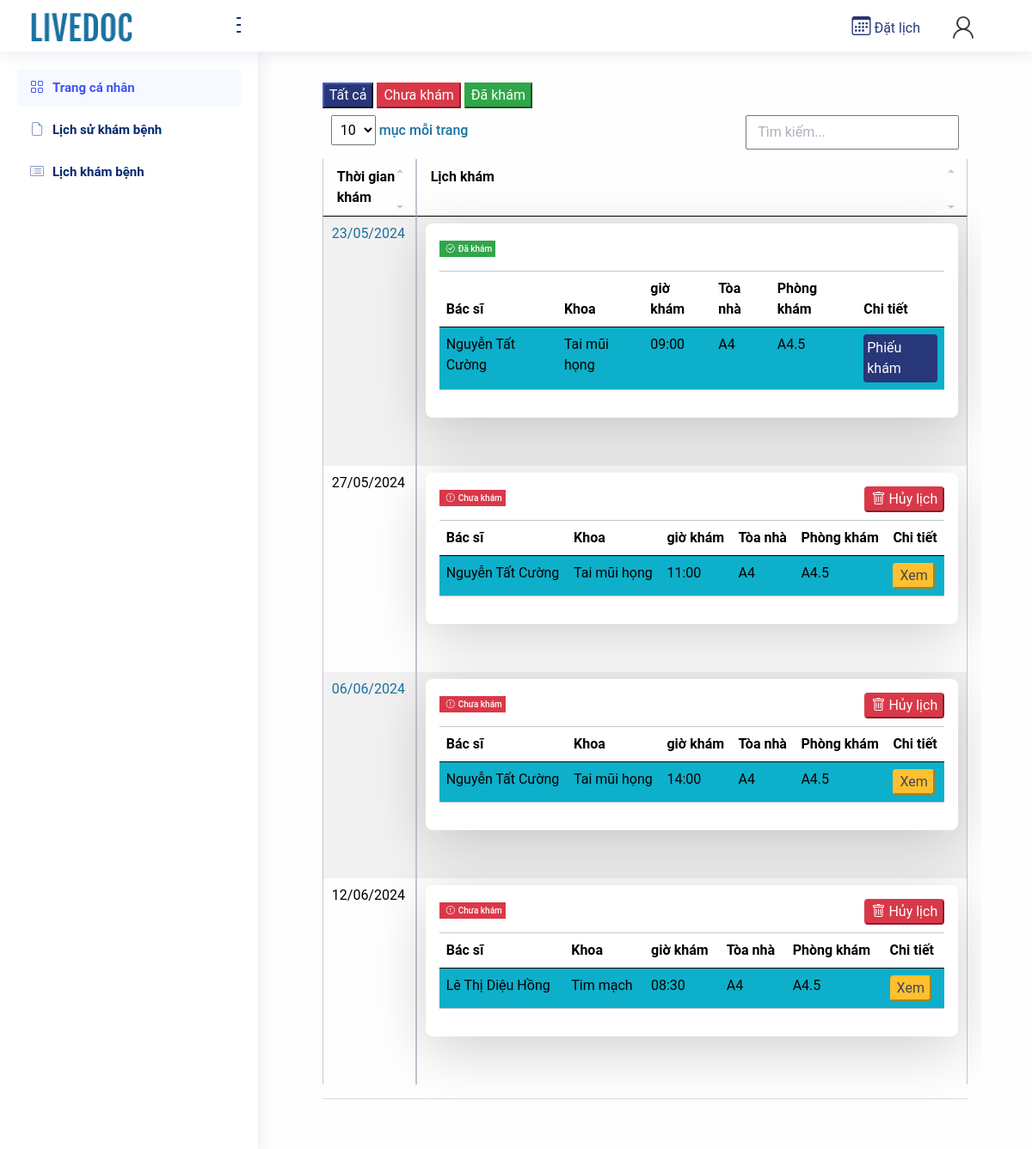
Screenshot of /Personal/listAppointment (signed in) with the database file from the repository.
### tables this page shows
CREATE TABLE `patient` (
  `id_patient` int(11) NOT NULL COMMENT 'id bệnh nhân',
  `full_name` varchar(50) NOT NULL COMMENT 'Họ tên bệnh nhân',
  `email` varchar(50) NOT NULL COMMENT 'Email bệnh nhân',
  `password` varchar(225) NOT NULL COMMENT 'Mật khẩu bệnh nhân',
  `phone` varchar(10) NOT NULL COMMENT 'Số điện thoại bệnh nhân',
  `address` varchar(225) NOT NULL COMMENT 'Địa chỉ bệnh nhân',
  `birthday` date DEFAULT NULL COMMENT 'Ngày sinh bệnh nhân',
  `gender` varchar(20) NOT NULL COMMENT 'Giới tính bệnh nhân',
  `image` varchar(225) DEFAULT 'user_account.png' COMMENT 'Ảnh bệnh nhân',
  `blood_group` varchar(10) DEFAULT NULL COMMENT 'Nhóm máu',
  `weight` int(11) DEFAULT NULL COMMENT 'cân nặng',
  `height` int(11) DEFAULT NULL COMMENT 'chiều cao',
  `BMI` float DEFAULT NULL COMMENT 'Chỉ số BMI',
  `id_role` int(11) NOT NULL,
  `status` int(11) NOT NULL DEFAULT 0 COMMENT 'Trạng thái tồn tại của tài khoản'
);

CREATE TABLE `appointment` (
  `id_appointment` int(11) NOT NULL COMMENT 'Cuộc hẹn ',
  `date` date NOT NULL DEFAULT current_timestamp() COMMENT 'Ngày hẹn',
  `hour` time NOT NULL,
  `describe_problem` varchar(225) DEFAULT NULL COMMENT 'mô tả vấn đề bệnh',
  `id_patient` int(11) NOT NULL,
  `id_staff` int(11) NOT NULL,
  `check` int(11) NOT NULL DEFAULT 0 COMMENT 'Trạng thái đã khám hay chưa'
);

CREATE TABLE `staff` (
  `id_staff` int(11) NOT NULL COMMENT 'id nhân viên',
  `full_name` varchar(50) NOT NULL COMMENT 'Họ tên nhân viên',
  `email` varchar(50) NOT NULL COMMENT 'Email nhân viên',
  `password` varchar(225) NOT NULL COMMENT 'Mật khẩu nhân viên',
  `phone` varchar(10) NOT NULL COMMENT 'Số điện thoại nhân viên',
  `birthday` date NOT NULL COMMENT 'Ngày sinh nhân viên',
  `gender` varchar(20) NOT NULL COMMENT 'Giới tính nhân viên',
  `image` varchar(225) DEFAULT 'user_account.png' COMMENT 'Ảnh nhân viên',
  `id_department` int(11) DEFAULT NULL COMMENT 'Chuyên khoa',
  `certificate` varchar(225) DEFAULT NULL COMMENT 'Bằng cấp',
  `experience` varchar(225) DEFAULT NULL COMMENT 'Kinh nghiệm làm việc',
  `description` varchar(225) DEFAULT NULL COMMENT 'Mô tả',
  `id_role` int(11) NOT NULL COMMENT 'Quyền nhân viên',
  `status` int(11) NOT NULL DEFAULT 1 COMMENT 'Trạng thái tồn tại của tài khoản'
);

CREATE TABLE `department` (
  `id_department` int(11) NOT NULL COMMENT 'id bộ phận',
  `department_name` varchar(50) NOT NULL COMMENT 'Tên bộ phận'
);

CREATE TABLE `medical_bill` (
  `id_record` int(11) NOT NULL COMMENT 'id hồ sơ bệnh án',
  `date_create` datetime NOT NULL COMMENT 'thời gian tạo hồ sơ',
  `advice` varchar(225) DEFAULT NULL COMMENT 'Lời dặn của BS',
  `diagnose` varchar(225) DEFAULT NULL COMMENT 'Chuẩn đoán bênh',
  `id_appointment` int(11) NOT NULL
);

### app/Core/Controller.php (called while the page is built, shortened)
<?php
class Controller extends Validate{
    public function view($view, $data=[]){
        extract($data);
        require_once "./app/Views/".$view.".php";
    }
}
?>

### app/Controllers/Personal.php (called while the page is built, shortened)
<?php
class Personal extends Controller
{
    private $model;
    private $data = [];
    public function __construct()
    {
        $this->model = $this->model('PersonalModel');
    }
    function listAppointment($check = '')
    {
        $appCheck = '';
        $id_patient = $_SESSION['is_login']['id_account'];
        $this->data['appointment'] = $this->model->getListAppointment("WHERE patient.id_patient = $id_patient $appCheck ");
        $this->data['medical_bill'] = $this->model->getListTable('medical_bill');
        $this->view("Personal/ListAppointment", $this->data);
    }
}

### index.php (called while the page is built, shortened)
<?php
$myApp = new App();
?>

### app/Core/Model.php (called while the page is built, shortened)
<?php
class Model extends Database
{
    protected $connect;
    public function __construct()
    {
        $p = new Database();
        $this->connect = $p->connect();
    }
    public function getListTable($tableName, $condition = '')
    {
        $query = "SELECT * FROM $tableName $condition";
        $result = mysqli_query($this->connect, $query);
        $data = array();
        if ($result && mysqli_num_rows($result) > 0) {
            while ($row = mysqli_fetch_assoc($result)) {
                $data[] = $row;
            }
        }
        return $data;
    }
}

### app/Core/Database.php (called while the page is built, shortened)
<?php
class Database
{
    function connect()
    {
        $connect = mysqli_connect('localhost', 'root', '', 'livedoc', 3366);
        mysqli_set_charset($connect, "utf8");
        return $connect;
    }
}
?>

### app/Models/PersonalModel.php (called while the page is built, shortened)
<?php
class PersonalModel extends Model
{
    public function getListAppointment($condition = '')
    {
        $query = "SELECT *,
        staff.full_name as fullNameStaff,
        patient.full_name as fullNamePatient,
        patient.email as emailPatient,
        patient.gender as genderPatient,
        patient.birthday as patientBirthday,
        patient.phone as patientPhone,
        appointment.date as appointmentDate,
        patient.image as patientImage,
        staff.full_name as staffFullname
        FROM patient
        INNER JOIN appointment ON patient.id_patient = appointment.id_patient
        INNER JOIN staff ON appointment.id_staff = staff.id_staff
        INNER JOIN department ON department.id_department = staff.id_department
         $condition";
        $result = mysqli_query($this->connect, $query);
        $data = array();
        if ($result && mysqli_num_rows($result) > 0) {
            while ($row = mysqli_fetch_assoc($result)) {
                $data[] = $row;
            }
        }
        return $data;
    }
}

### app/Views/Personal/ListAppointment.php (the view, shortened to what this page needs)
<?php
require './app/Views/inc/HeaderPersonal.php';
?>
<main id="main" class="main">
    <div class="container-fluid px-4 calendar">
        <div class="table-responsive p-3">
            <a href="<?php echo _WEB_ROOT ?>/Personal/listAppointment"><button class="btn-primary">Tất cả</button></a>
            <a href="<?php echo _WEB_ROOT ?>/Personal/listAppointment/0"><button class="btn-danger">Chưa
                    khám</button></a>
            <a href="<?php echo _WEB_ROOT ?>/Personal/listAppointment/1"><button class="btn-success">Đã
                    khám</button></a>
            <table class="table table table-striped table-hover table-bordered" id="dataTable">
                <thead>
                    <tr class="text-center">
                        <th><span>Thời gian khám</span></th>
                        <th>Lịch khám
                            &emsp;&emsp;&emsp;&emsp;&emsp;&emsp;&emsp;&emsp;&emsp;&emsp;&emsp;&emsp;&emsp;&emsp;&emsp;&emsp;&emsp;&emsp;&emsp;&emsp;&emsp;&emsp;&emsp;&emsp;&emsp;&emsp;&emsp;&emsp;&emsp;&emsp;&emsp;&emsp;&emsp;&emsp;&emsp;&emsp;&emsp;
                        </th>
                    </tr>
                </thead>
                <tbody>
                    <?php foreach ($appointment as $item) { ?>
                        <tr>
                            <td>
                                <span style="text-align: center;">
                                    <?php echo date("d/m/Y", strtotime($item['appointmentDate'])); ?>
                                </span>
                            </td>
                            <td>
                                <div class="container p-2 bg-body shadow-lg p-3 mb-5 bg-body rounded">
                                    <div class="border-bottom">
                                        <?php if ($item['check'] == 1) { ?>
                                            <span class="badge bg-success mb-3 p-1" style="font-size: 10px;">
                                                <i class="bi bi-check-circle m-1"></i>Đã khám</span>
                                        <?php } else { ?>
                                            <span class="badge bg-danger mb-3 p-1" style="font-size: 10px;">
                                                <i class="bi bi-exclamation-circle m-1"></i>Chưa khám</span>
                                        <?php } ?>
                                        <?php if ($item['check'] == 0) { ?>
                                            <button type="button" data-bs-toggle="modal" class="btn-danger rounded-1 float-end"
                                                data-bs-target="#Modal<?php echo $item['id_appointment'] ?>">
                                                <i class="bi bi-trash"></i> Hủy lịch
                                            </button>
                                        <?php } ?>
                                    </div>
                                    <table class="table">
                                        <thead>
                                            <tr>
                                                <th>Bác sĩ</th>
                                                <th>Khoa</th>
                                                <th>giờ khám</th>
                                                <th>Tòa nhà</th>
                                                <th>Phòng khám</th>
                                                <th>Chi tiết</th>
                                            </tr>
                                        </thead>
                                        <tbody>
                                            <tr class="bg-info">
                                                <td>
                                                    <?php echo $item['staffFullname'] ?>
                                                </td>
                                                <td>
                                                    <?php echo $item['department_name'] ?>
                                                </td>
                                                <td>
                                                    <?php echo date("H:i", strtotime($item['hour'])) ?>
                                                </td>
                                                <td>A4</td>
                                                <td>A4.5</td>
                                                <td>
                                                    <?php if ($item['check'] == 0) { ?>
                                                        <button type="button" data-bs-toggle="modal"
                                                            class="btn-warning rounded-1"
                                                            data-bs-target="#appointment<?php echo $item['id_appointment'] ?>">
                                                            Xem
                                                        </button>
                                                    <?php } else {
                                                        foreach ($medical_bill as $bill) {
                                                            if ($bill['id_appointment'] == $item['id_appointment']) {
                                                                ?>
                                                                <a href="<?php echo _WEB_ROOT ?>/Personal/medicalBillPDF/<?php echo $bill['id_record'] ?>"
                                                                    type="button" class="p-1 btn-primary rounded-1">Phiếu
                                                                    khám</a>
                                                            <?php }
                                                        }
                                                    } ?>
                                                </td>
                                            </tr>
                                        </tbody>
                                    </table>
                                </div>
                            </td>
                        </tr>
                    <?php } ?>
                </tbody>
            </table>
        </div>
    </div>
</main>
<?php
require './app/Views/inc/FooterPersonal.php';
?>

### public/css/infor.css (style rules this page uses)
:root { scroll-behavior: smooth; }
body { font-family: "Open Sans", sans-serif; background: #f6f9ff; color: #444444; }
a { color: #4154f1; text-decoration: none; }
#main { margin-top: 60px; padding: 20px 30px; transition: all 0.3s; }
@media (min-width: 1200px) { #main, #footer { margin-left: 300px; } }

### rows the page displays
patient: appointment.date "23/05/2024", shows "Đã khám", staff.full_name "Nguyễn Tất Cường", department.department_name "Tai mũi họng", appointment.hour "09:00", appointment.date "27/05/2024", appointment.hour "11:00", appointment.date "06/06/2024", appointment.hour "14:00", appointment.date "12/06/2024", staff.full_name "Lê Thị Diệu Hồng", department.department_name "Tim mạch", appointment.hour "08:30"
